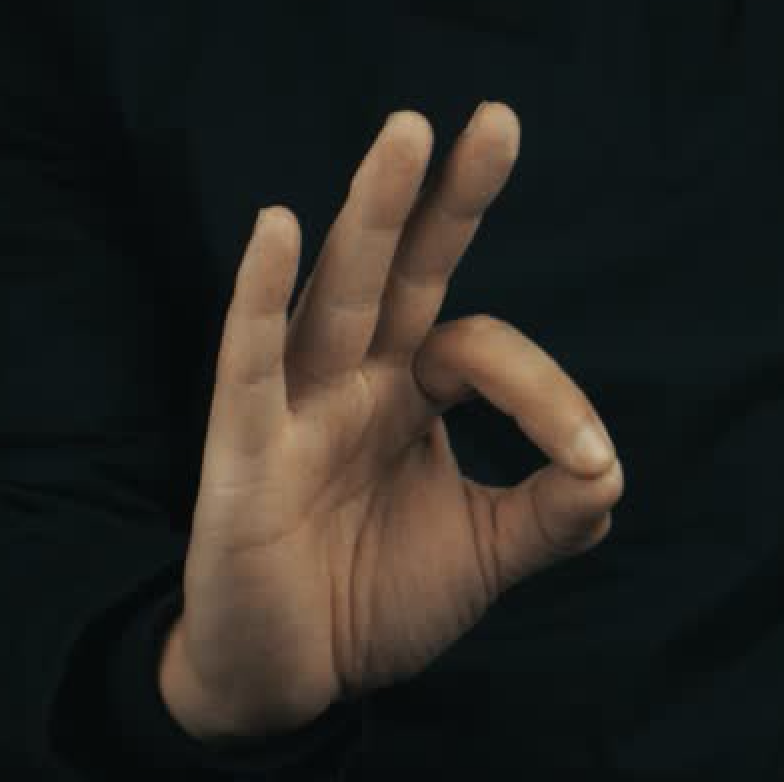
#> input picture Samples/images/hand4.png, 784 x 782 px
$ jupyter execute HandContour-Generic.ipynb   (shell and % lines are left out)   (older library calls are emulated)
#> lines starting #> are read from the running program, lines starting #| are printed output that depends on the picture; after the words box and inside, x2 and y2 are one past the last pixel; in counts of white or black regions, pixels touching at a corner belong together
[cell 1]
## https://www.pyimagesearch.com/2016/04/11/finding-extreme-points-in-contours-with-opencv/

# import the necessary packages
import imutils
import cv2
import matplotlib.pyplot
# ensure the plots are inside this notebook, not an external window

[cell 2]
# load the image, convert it to grayscale, and blur it slightly
image = cv2.imread("images/hand4.png")
#> image is the input picture: shape (782, 784, 3); mean B, G, R 32.6, 37.2, 39.2
gray = cv2.cvtColor(image, cv2.COLOR_BGR2GRAY)
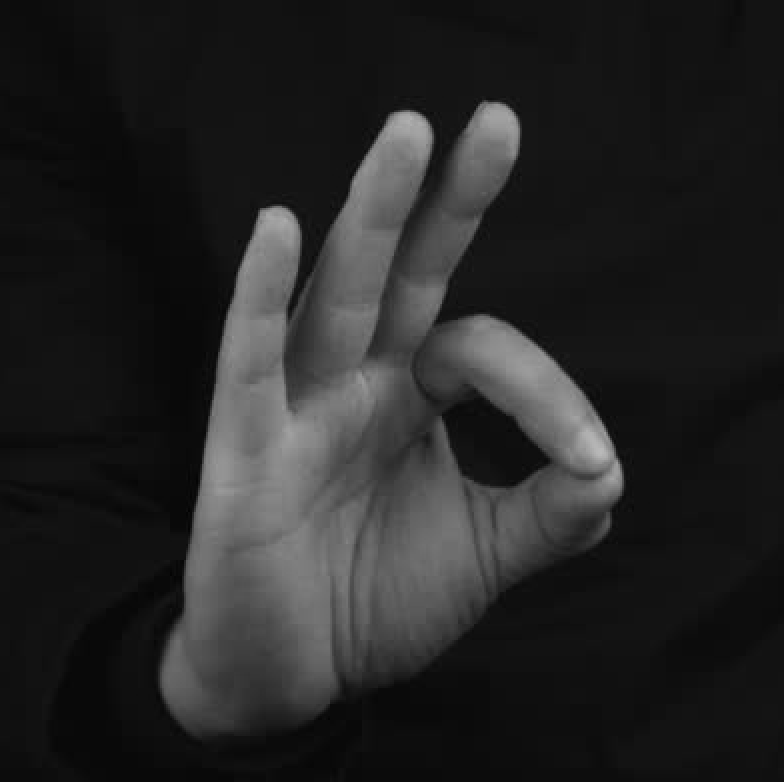
#> gray: shape (782, 784); min 2, max 186, mean 37.4
grayGaussian = cv2.GaussianBlur(gray, (5, 5), 0)

[cell 3]
# plot different versions of the hand
f, axarr = matplotlib.pyplot.subplots(1,3, figsize = (18,5))
axarr[0].imshow(cv2.cvtColor(image, cv2.COLOR_BGR2RGB), aspect='auto', interpolation='nearest')
axarr[1].imshow(gray, cmap='Greys_r', aspect='auto', interpolation='nearest')
axarr[2].imshow(grayGaussian, cmap='Greys_r', aspect='auto', interpolation='nearest')
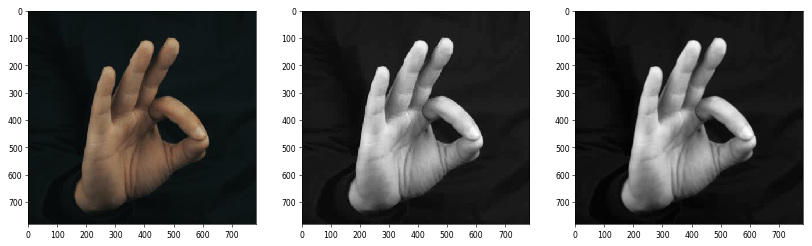
#> figure drawn by matplotlib, 3 panels

[cell 4]
# threshold the image, then perform a series of erosions +
# dilations to remove any small regions of noise
thresh = cv2.threshold(grayGaussian, 45, 255, cv2.THRESH_BINARY)[1]
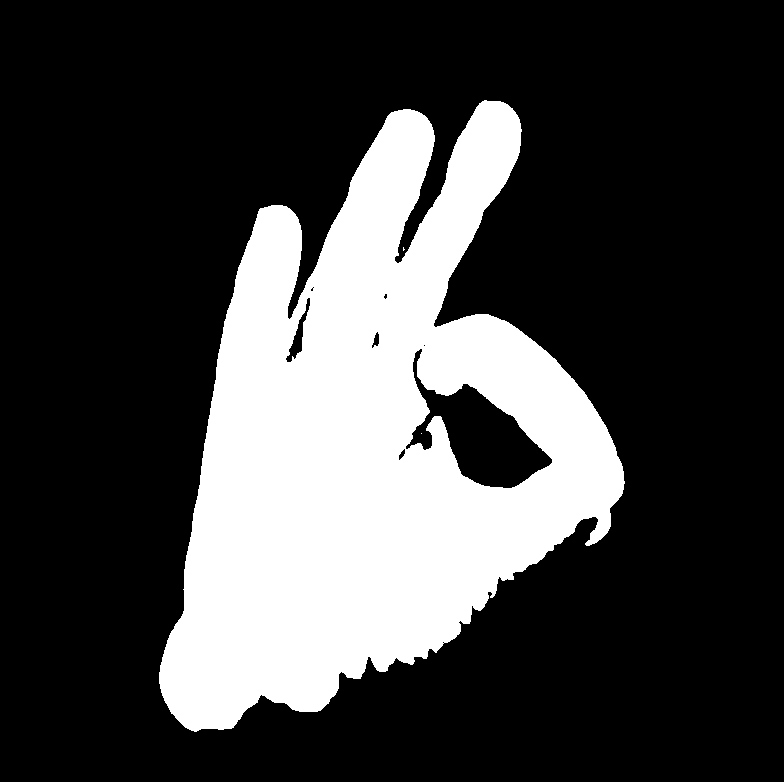
#> thresh: shape (782, 784); 25.7% white; 3 white regions (2 under 20 px), largest, box (x1, y1, x2, y2) and area: (159, 100, 625, 732) 157420
threshErode = cv2.erode(thresh, None, iterations=2)
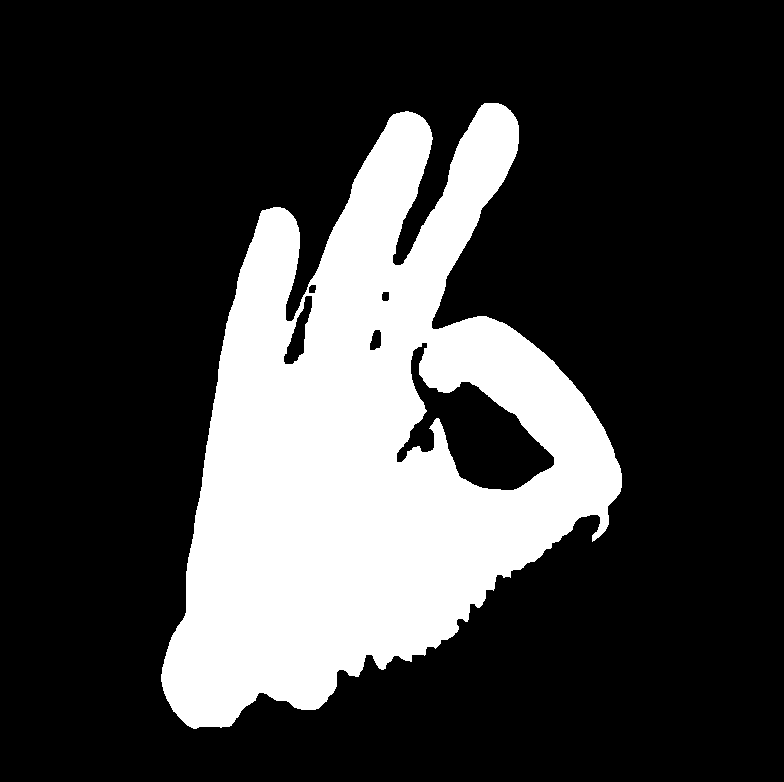
#> threshErode: shape (782, 784); 24.3% white; 1 white region, box (x1, y1, x2, y2) and area: (161, 103, 622, 729) 148730
threshDilate = cv2.dilate(threshErode, None, iterations=2)
#> threshDilate: shape (782, 784); 25.7% white; 1 white region

[cell 5]
# plot different versions of the hand
f, axarr = matplotlib.pyplot.subplots(1,3, figsize = (18,5))
axarr[0].imshow(thresh, cmap='Greys_r', aspect='auto', interpolation='nearest')
axarr[1].imshow(threshErode, cmap='Greys_r', aspect='auto', interpolation='nearest')
axarr[2].imshow(threshDilate, cmap='Greys_r', aspect='auto', interpolation='nearest')

[cell 6]
# find contours in thresholded image, then grab the largest one
cnts = cv2.findContours(threshDilate.copy(), cv2.RETR_EXTERNAL, cv2.CHAIN_APPROX_SIMPLE)
#> cnts = 1 contour; box (x1, y1, x2, y2) and area: (159, 101, 624, 731) 164476
cnts = cnts[0] if imutils.is_cv2() else cnts[1]
c = max(cnts, key=cv2.contourArea)
#> c = contour of 1197 points, box (x1, y1, x2, y2) (159, 101, 624, 731), area 164476

[cell 7]
# determine the most extreme points along the contour
extLeft = tuple(c[c[:, :, 0].argmin()][0])
#> extLeft = (159, 672)
extRight = tuple(c[c[:, :, 0].argmax()][0])
#> extRight = (623, 489)
extTop = tuple(c[c[:, :, 1].argmin()][0])
#> extTop = (482, 101)
extBot = tuple(c[c[:, :, 1].argmax()][0])
#> extBot = (191, 730)

[cell 8]
# draw the outline of the object, then draw each of the
# extreme points, where the left-most is red, right-most
# is green, top-most is blue, and bottom-most is teal
cv2.drawContours(image, [c], -1, (0, 255, 255), 2)
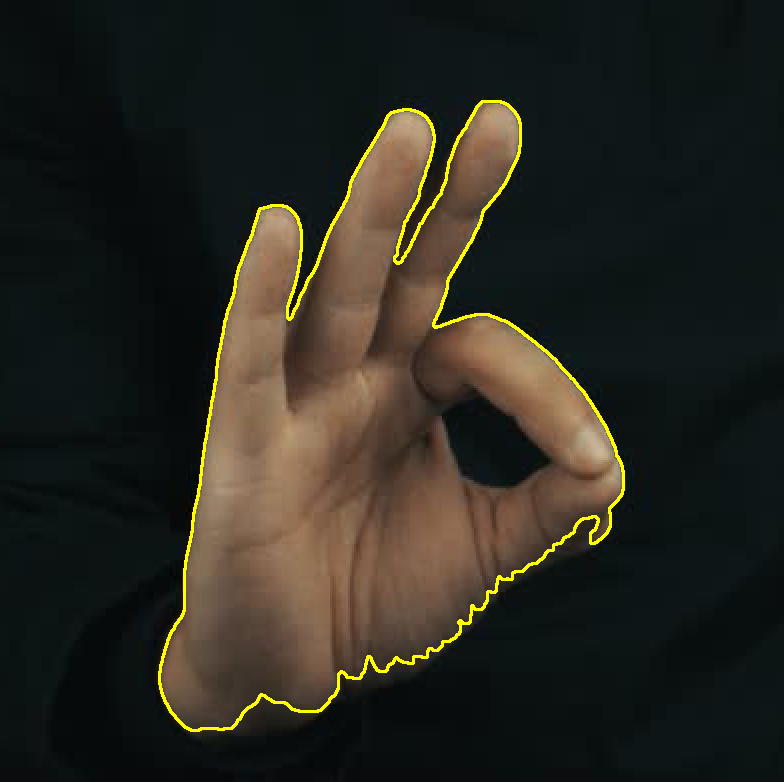
#> image: shape (782, 784, 3); 1.43% of pixels changed, all inside (x1, y1, x2, y2) = (158, 100, 625, 732)
cv2.circle(image, extLeft, 8, (0, 0, 255), -1)
#> image: shape (782, 784, 3); 0.03% of pixels changed, all inside (x1, y1, x2, y2) = (151, 664, 168, 681)
cv2.circle(image, extRight, 8, (0, 255, 0), -1)
#> image: shape (782, 784, 3); mean B, G, R 32, 40.2, 42
cv2.circle(image, extTop, 8, (255, 0, 0), -1)
#> image: shape (782, 784, 3); mean B, G, R 32.1, 40.1, 42
cv2.circle(image, extBot, 8, (255, 255, 0), -1)
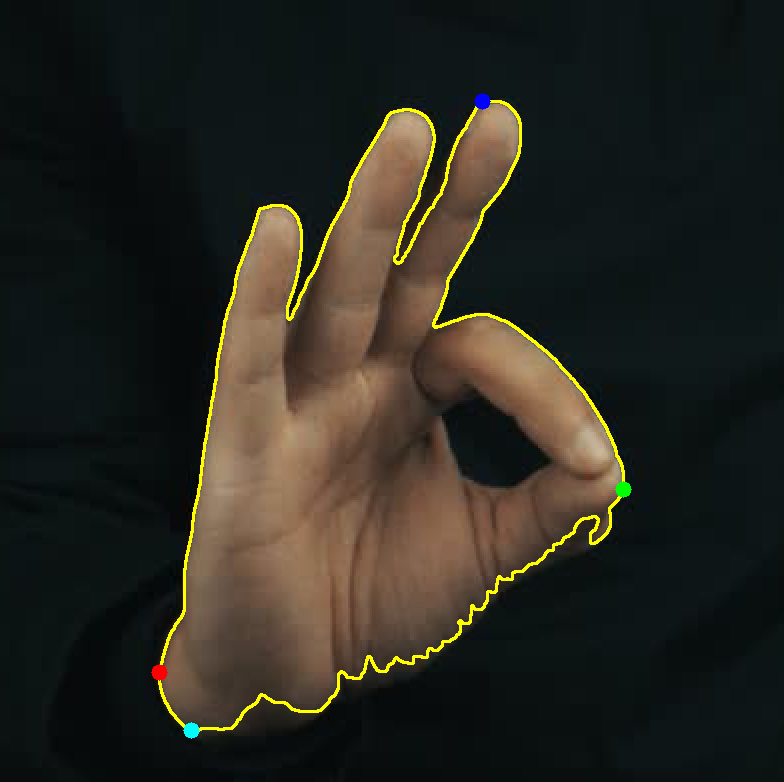
#> image: shape (782, 784, 3); mean B, G, R 32.2, 40.2, 41.9

[cell 9]
matplotlib.pyplot.imshow(cv2.cvtColor(image, cv2.COLOR_BGR2RGB))

[cell 10]
c[2]
#> Out = [[479, 103]]

$ run again, with Samples/images/hand3.jpg saved as Samples/images/hand4.png
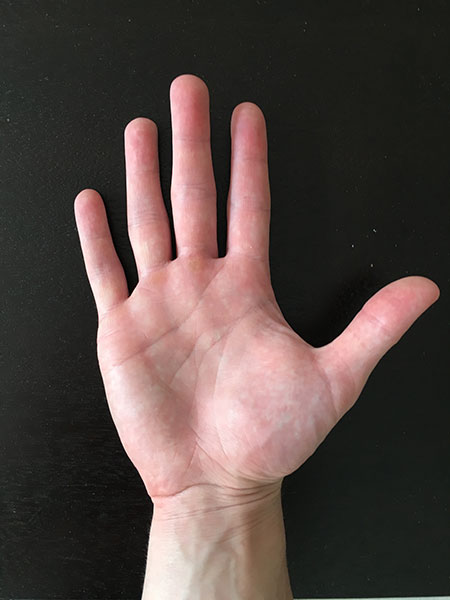
#> input picture Samples/images/hand3.jpg, 450 x 600 px
#> image is the input picture: shape (600, 450, 3); mean B, G, R 67, 70.8, 84.8
#> `thresh = cv2.threshold(grayGaussian, 45, 255, cv2.THRESH_BINARY)[1]`:
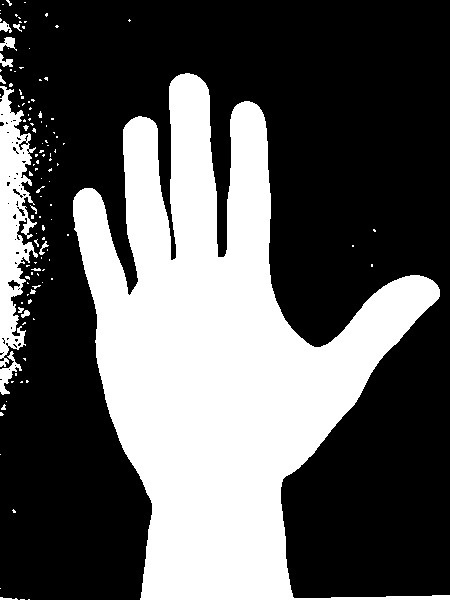
#> thresh: shape (600, 450); 36% white; 121 white regions (105 under 20 px), largest, box (x1, y1, x2, y2) and area: (73, 73, 450, 600) 89933, (0, 86, 38, 367) 5707, (0, 351, 22, 395) 339
#> threshErode: shape (600, 450); 32.4% white; 28 white regions (20 under 20 px), largest, box (x1, y1, x2, y2) and area: (75, 75, 438, 600) 84027, (0, 124, 28, 336) 2778, (333, 597, 450, 600) 195
#> threshDilate: shape (600, 450); 35.2% white; 13 white regions (2 under 20 px)
#> cnts = 13 contours, 4 with area under 20; largest, box (x1, y1, x2, y2) and area: (73, 73, 440, 600) 88266, (0, 90, 33, 353) 4153, (331, 595, 450, 600) 317, (0, 366, 15, 394) 189, (5, 37, 15, 47) 68
#> c = contour of 693 points, box (x1, y1, x2, y2) (73, 73, 440, 600), area 88266
#> extLeft = (73, 200)
#> extRight = (439, 296)
#> extTop = (185, 73)
#> extBot = (141, 599)
#> `cv2.circle(image, extTop, 8, (255, 0, 0), -1)`:
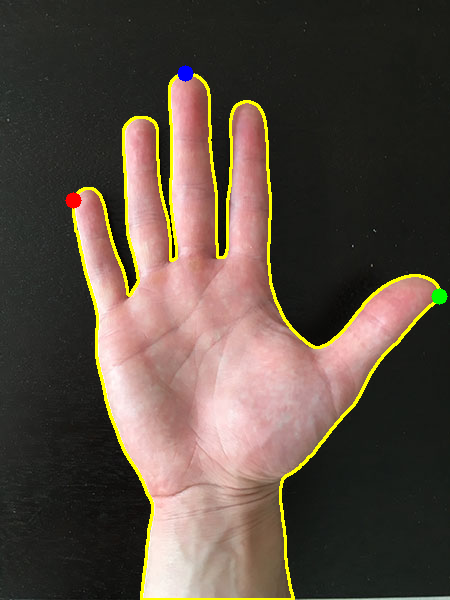
#> image: shape (600, 450, 3); mean B, G, R 65.4, 76.3, 89.7
#> Out = [[180, 74]]
